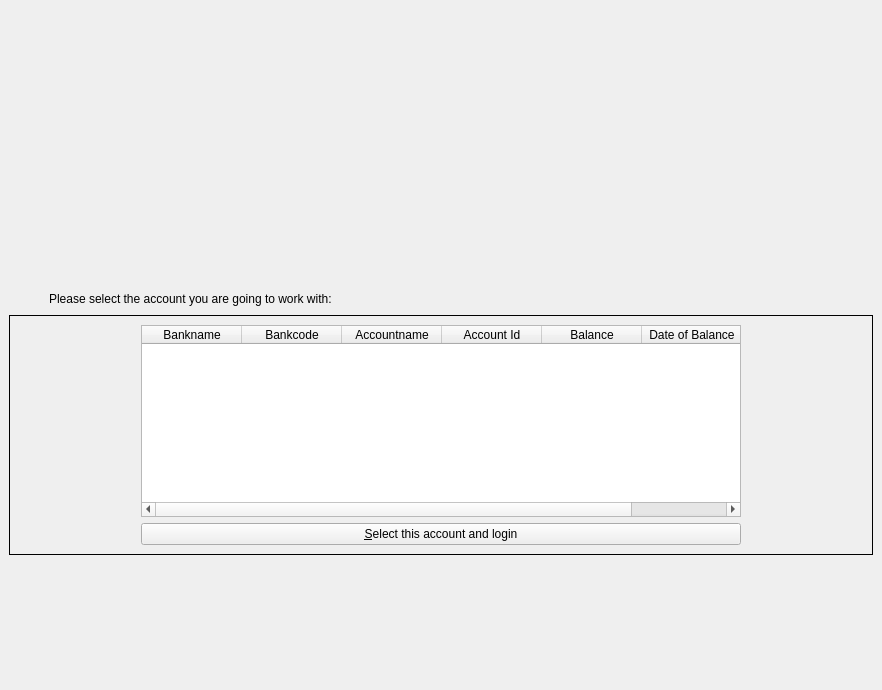
<?xml version="1.0" encoding="UTF-8"?>
<ui version="4.0">
 <class>GuiLogin</class>
 <widget class="QWidget" name="GuiLogin">
  <property name="geometry">
   <rect>
    <x>0</x>
    <y>0</y>
    <width>882</width>
    <height>690</height>
   </rect>
  </property>
  <property name="sizePolicy">
   <sizepolicy hsizetype="Expanding" vsizetype="Expanding">
    <horstretch>0</horstretch>
    <verstretch>0</verstretch>
   </sizepolicy>
  </property>
  <property name="windowTitle">
   <string>Form1</string>
  </property>
  <layout class="QVBoxLayout">
   <property name="spacing">
    <number>6</number>
   </property>
   <property name="margin">
    <number>9</number>
   </property>
   <item>
    <spacer>
     <property name="orientation">
      <enum>Qt::Vertical</enum>
     </property>
     <property name="sizeType">
      <enum>QSizePolicy::Expanding</enum>
     </property>
     <property name="sizeHint" stdset="0">
      <size>
       <width>727</width>
       <height>1</height>
      </size>
     </property>
    </spacer>
   </item>
   <item>
    <layout class="QHBoxLayout">
     <property name="spacing">
      <number>6</number>
     </property>
     <property name="margin">
      <number>0</number>
     </property>
     <item>
      <spacer>
       <property name="orientation">
        <enum>Qt::Horizontal</enum>
       </property>
       <property name="sizeType">
        <enum>QSizePolicy::Expanding</enum>
       </property>
       <property name="sizeHint" stdset="0">
        <size>
         <width>67</width>
         <height>20</height>
        </size>
       </property>
      </spacer>
     </item>
     <item>
      <widget class="QLabel" name="label">
       <property name="text">
        <string/>
       </property>
       <property name="pixmap">
        <pixmap resource="../../moneypenny.qrc">:/images/moneypenny2.png</pixmap>
       </property>
      </widget>
     </item>
     <item>
      <spacer>
       <property name="orientation">
        <enum>Qt::Horizontal</enum>
       </property>
       <property name="sizeType">
        <enum>QSizePolicy::Expanding</enum>
       </property>
       <property name="sizeHint" stdset="0">
        <size>
         <width>66</width>
         <height>21</height>
        </size>
       </property>
      </spacer>
     </item>
    </layout>
   </item>
   <item>
    <spacer>
     <property name="orientation">
      <enum>Qt::Vertical</enum>
     </property>
     <property name="sizeHint" stdset="0">
      <size>
       <width>727</width>
       <height>1</height>
      </size>
     </property>
    </spacer>
   </item>
   <item>
    <layout class="QHBoxLayout">
     <property name="spacing">
      <number>6</number>
     </property>
     <property name="margin">
      <number>0</number>
     </property>
     <item>
      <spacer>
       <property name="orientation">
        <enum>Qt::Horizontal</enum>
       </property>
       <property name="sizeType">
        <enum>QSizePolicy::Fixed</enum>
       </property>
       <property name="sizeHint" stdset="0">
        <size>
         <width>40</width>
         <height>20</height>
        </size>
       </property>
      </spacer>
     </item>
     <item>
      <widget class="QLabel" name="textLabel2">
       <property name="text">
        <string>Please select the account you are going to work with:</string>
       </property>
       <property name="wordWrap">
        <bool>false</bool>
       </property>
      </widget>
     </item>
     <item>
      <spacer>
       <property name="orientation">
        <enum>Qt::Horizontal</enum>
       </property>
       <property name="sizeHint" stdset="0">
        <size>
         <width>40</width>
         <height>20</height>
        </size>
       </property>
      </spacer>
     </item>
    </layout>
   </item>
   <item>
    <widget class="QFrame" name="frameAccountList">
     <property name="frameShape">
      <enum>QFrame::Box</enum>
     </property>
     <property name="frameShadow">
      <enum>QFrame::Plain</enum>
     </property>
     <property name="lineWidth">
      <number>1</number>
     </property>
     <layout class="QGridLayout" name="gridLayout">
      <property name="margin">
       <number>9</number>
      </property>
      <item row="0" column="0">
       <spacer>
        <property name="orientation">
         <enum>Qt::Horizontal</enum>
        </property>
        <property name="sizeType">
         <enum>QSizePolicy::Expanding</enum>
        </property>
        <property name="sizeHint" stdset="0">
         <size>
          <width>41</width>
          <height>21</height>
         </size>
        </property>
       </spacer>
      </item>
      <item row="0" column="1">
       <layout class="QVBoxLayout">
        <property name="spacing">
         <number>6</number>
        </property>
        <property name="margin">
         <number>0</number>
        </property>
        <item>
         <widget class="QTableWidget" name="tableWidget">
          <property name="sizePolicy">
           <sizepolicy hsizetype="Preferred" vsizetype="Preferred">
            <horstretch>0</horstretch>
            <verstretch>0</verstretch>
           </sizepolicy>
          </property>
          <property name="minimumSize">
           <size>
            <width>600</width>
            <height>0</height>
           </size>
          </property>
          <property name="palette">
           <palette>
            <active>
             <colorrole role="Base">
              <brush brushstyle="SolidPattern">
               <color alpha="255">
                <red>255</red>
                <green>255</green>
                <blue>255</blue>
               </color>
              </brush>
             </colorrole>
            </active>
            <inactive>
             <colorrole role="Base">
              <brush brushstyle="SolidPattern">
               <color alpha="255">
                <red>255</red>
                <green>255</green>
                <blue>255</blue>
               </color>
              </brush>
             </colorrole>
            </inactive>
            <disabled>
             <colorrole role="Base">
              <brush brushstyle="SolidPattern">
               <color alpha="255">
                <red>255</red>
                <green>255</green>
                <blue>255</blue>
               </color>
              </brush>
             </colorrole>
            </disabled>
           </palette>
          </property>
          <property name="toolTip">
           <string>Press button below this list to activate an account.</string>
          </property>
          <property name="whatsThis">
           <string>List of available accounts.</string>
          </property>
          <property name="alternatingRowColors">
           <bool>false</bool>
          </property>
          <property name="selectionMode">
           <enum>QAbstractItemView::SingleSelection</enum>
          </property>
          <property name="selectionBehavior">
           <enum>QAbstractItemView::SelectRows</enum>
          </property>
          <column>
           <property name="text">
            <string>Bankname</string>
           </property>
          </column>
          <column>
           <property name="text">
            <string>Bankcode</string>
           </property>
          </column>
          <column>
           <property name="text">
            <string>Accountname</string>
           </property>
          </column>
          <column>
           <property name="text">
            <string>Account Id</string>
           </property>
          </column>
          <column>
           <property name="text">
            <string>Balance</string>
           </property>
          </column>
          <column>
           <property name="text">
            <string>Date of Balance</string>
           </property>
          </column>
         </widget>
        </item>
        <item>
         <widget class="QPushButton" name="buttonLogin">
          <property name="text">
           <string>&amp;Select this account and login</string>
          </property>
          <property name="shortcut">
           <string>Alt+S</string>
          </property>
         </widget>
        </item>
       </layout>
      </item>
      <item row="0" column="2">
       <spacer>
        <property name="orientation">
         <enum>Qt::Horizontal</enum>
        </property>
        <property name="sizeType">
         <enum>QSizePolicy::Expanding</enum>
        </property>
        <property name="sizeHint" stdset="0">
         <size>
          <width>21</width>
          <height>20</height>
         </size>
        </property>
       </spacer>
      </item>
     </layout>
    </widget>
   </item>
   <item>
    <spacer>
     <property name="orientation">
      <enum>Qt::Vertical</enum>
     </property>
     <property name="sizeType">
      <enum>QSizePolicy::Expanding</enum>
     </property>
     <property name="sizeHint" stdset="0">
      <size>
       <width>727</width>
       <height>1</height>
      </size>
     </property>
    </spacer>
   </item>
  </layout>
 </widget>
 <layoutdefault spacing="6" margin="11"/>
 <resources>
  <include location="../../moneypenny.qrc"/>
 </resources>
 <connections/>
</ui>
